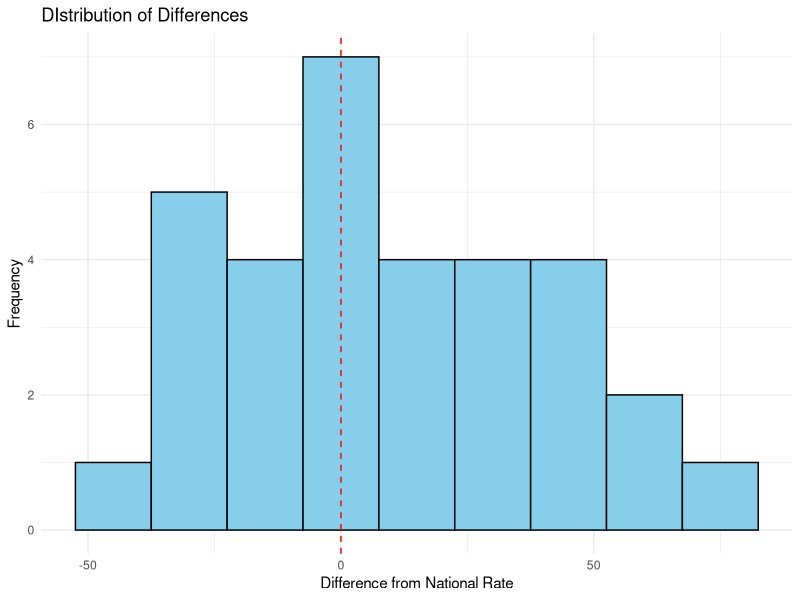

Generate this figure with R:
## ---- chunk 1
knitr::opts_chunk$set(echo = TRUE)
## ---- chunk 2
library(tidyverse)
# Add any other libraries here
library(dplyr)


## ---- chunk 3
# load your data 
getwd()

hd_mortalitybyca<- read.csv("data/hd_mortalitybyca.csv")

## ---- chunk 4
# 1. one year, all ages, both sexes 
hd_total2015 <- hd_mortalitybyca %>% 
  filter(Year == 2015, 
         AgeGroup == "All Ages", 
         Sex == "All",
         Diagnosis == "Coronary Heart Disease") 

# 2. National rate  (Scotland total row) 
scotland_rate <- hd_total2015 %>% 
  filter(Ca == "S92000003") %>% 
  pull(CrudeRate) 

# 3.  above/below national 
hd_councils <- hd_total2015 %>% 
  filter(Diagnosis == "Coronary Heart Disease", Ca != "S92000003") %>%
  mutate(national_rate = scotland_rate,
         difference = CrudeRate - national_rate, 
         status = if_else(CrudeRate > national_rate, "Above national", "Below national")) 

council_area_rate <- hd_councils %>% 
  select(national_rate, difference, status, Ca) 

view(council_area_rate) 

## ---- chunk 5
ggplot(council_area_rate, aes(x = difference)) +
  geom_histogram(
    binwidth = 15,
    fill = "skyblue",
    colour = "black"
  ) +
  geom_vline(
    xintercept = 0,
    colour = "red",
    linetype = "dashed",
    linwidth = 3
  ) +
  labs (
    title = "DIstribution of Differences",
    x = "Difference from National Rate",
    y = "Frequency"
  ) +
  theme_minimal()
